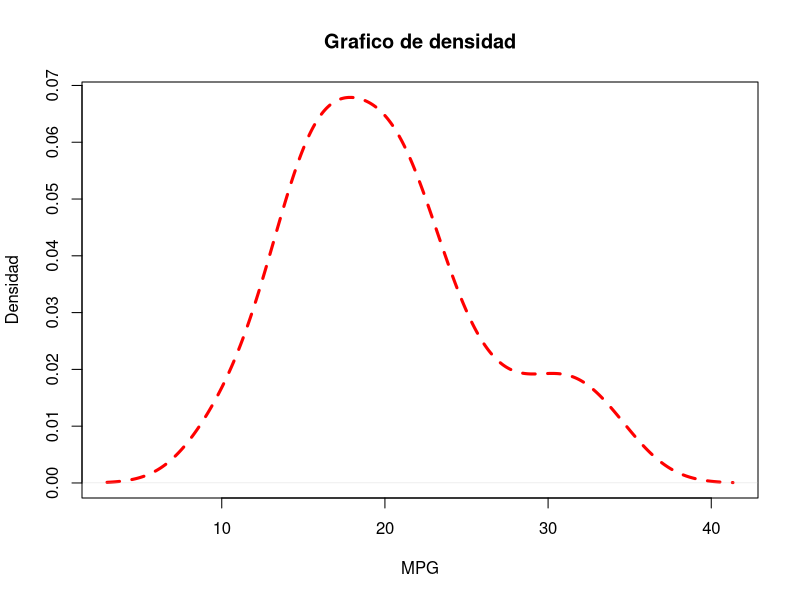

Source code (R):
## ---- chunk 1
head(mtcars)
plot(density(mtcars$mpg),main="Grafico de densidad",col="red",lty=2,lwd=3,ylab="Densidad",xlab="MPG")
